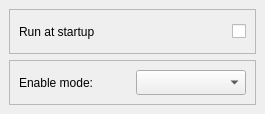
<?xml version="1.0" encoding="UTF-8"?>
<ui version="4.0">
 <class>Configurator</class>
 <widget class="QMainWindow" name="Configurator">
  <property name="geometry">
   <rect>
    <x>0</x>
    <y>0</y>
    <width>265</width>
    <height>114</height>
   </rect>
  </property>
  <property name="minimumSize">
   <size>
    <width>265</width>
    <height>0</height>
   </size>
  </property>
  <property name="windowTitle">
   <string>QMS - Settings</string>
  </property>
  <widget class="QWidget" name="centralwidget">
   <layout class="QGridLayout" name="gridLayout">
    <property name="spacing">
     <number>6</number>
    </property>
    <item row="1" column="0">
     <widget class="QFrame" name="frame_3">
      <property name="frameShape">
       <enum>QFrame::Shape::StyledPanel</enum>
      </property>
      <property name="frameShadow">
       <enum>QFrame::Shadow::Raised</enum>
      </property>
      <layout class="QGridLayout" name="gridLayout_4">
       <item row="0" column="0">
        <widget class="QLabel" name="label_2">
         <property name="minimumSize">
          <size>
           <width>0</width>
           <height>25</height>
          </size>
         </property>
         <property name="text">
          <string>Enable mode:</string>
         </property>
        </widget>
       </item>
       <item row="0" column="1">
        <widget class="QComboBox" name="modeComboBox">
         <property name="minimumSize">
          <size>
           <width>0</width>
           <height>25</height>
          </size>
         </property>
         <property name="currentText">
          <string/>
         </property>
        </widget>
       </item>
      </layout>
     </widget>
    </item>
    <item row="0" column="0">
     <widget class="QFrame" name="frame">
      <property name="frameShape">
       <enum>QFrame::Shape::StyledPanel</enum>
      </property>
      <property name="frameShadow">
       <enum>QFrame::Shadow::Raised</enum>
      </property>
      <layout class="QGridLayout" name="gridLayout_2">
       <item row="0" column="0">
        <widget class="QLabel" name="label">
         <property name="minimumSize">
          <size>
           <width>0</width>
           <height>25</height>
          </size>
         </property>
         <property name="text">
          <string>Run at startup</string>
         </property>
        </widget>
       </item>
       <item row="0" column="1">
        <widget class="QCheckBox" name="startupCheckBox">
         <property name="minimumSize">
          <size>
           <width>0</width>
           <height>25</height>
          </size>
         </property>
         <property name="layoutDirection">
          <enum>Qt::LayoutDirection::RightToLeft</enum>
         </property>
         <property name="text">
          <string/>
         </property>
        </widget>
       </item>
      </layout>
     </widget>
    </item>
   </layout>
  </widget>
 </widget>
 <resources/>
 <connections/>
</ui>
